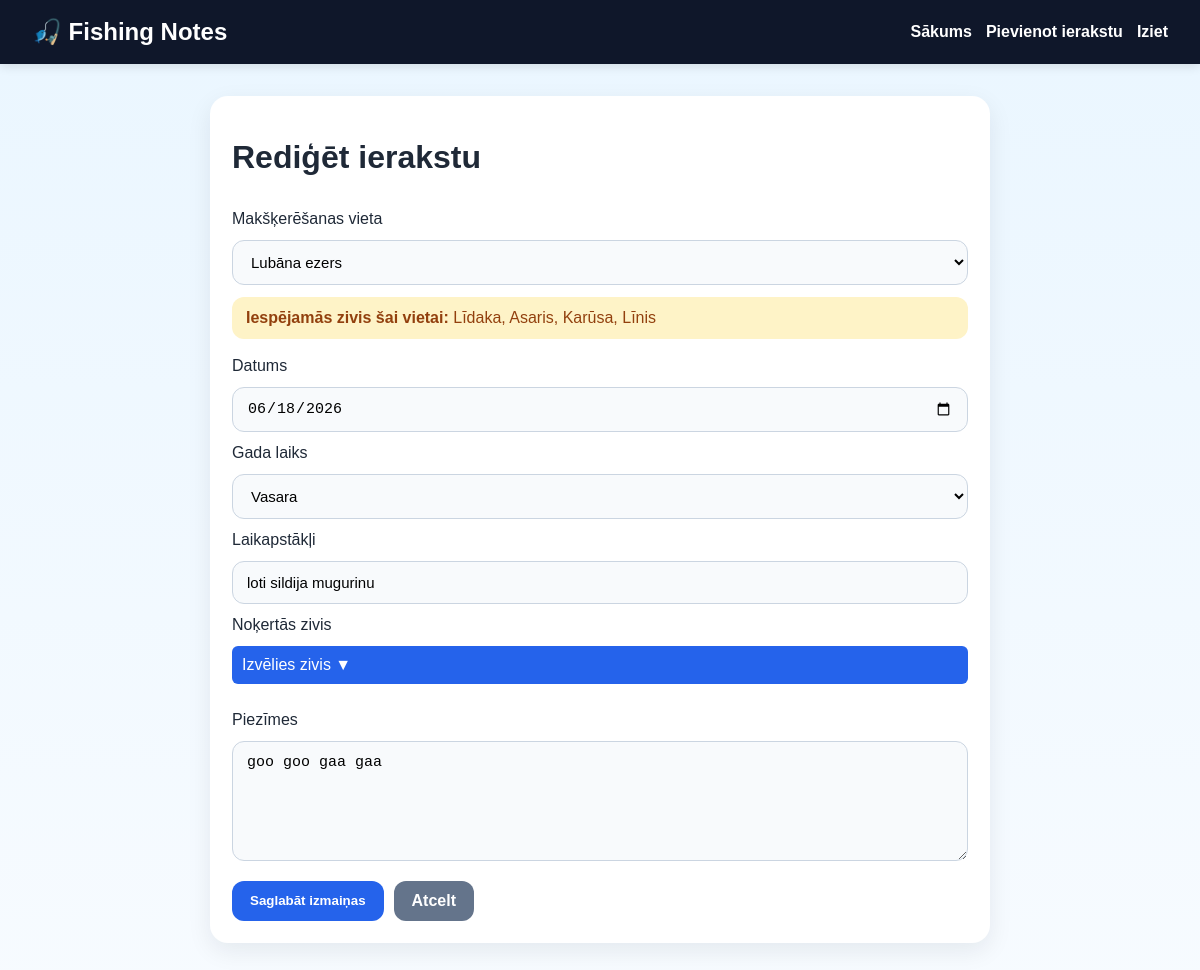
The app's page /edit/1 (signed in) with its own data.
### tables this page shows
CREATE TABLE notes (
        id INTEGER PRIMARY KEY AUTOINCREMENT,
        location TEXT NOT NULL,
        date TEXT NOT NULL,
        season TEXT NOT NULL,
        weather TEXT NOT NULL,
        notes TEXT,
        user_id INTEGER NOT NULL,
        FOREIGN KEY (user_id) REFERENCES users(id)
    );

### app.py (the view, shortened to what this page needs)
@app.route("/edit/<int:note_id>", methods=["GET", "POST"])
def edit_note(note_id):
    if "user_id" not in session:
        return redirect(url_for("login"))
    conn = get_db_connection()
    note = conn.execute(
        "SELECT * FROM notes WHERE id = ? AND user_id = ?",
        (note_id, session["user_id"])
    ).fetchone()
    if not note:
        conn.close()
        return redirect(url_for("dashboard"))
    fish_rows = conn.execute("SELECT * FROM fish ORDER BY name").fetchall()
    selected_rows = conn.execute(
        "SELECT fish_id FROM note_fish WHERE note_id = ?",
        (note_id,)
    ).fetchall()
    selected_ids = [row["fish_id"] for row in selected_rows]
    conn.close()
    return render_template(
        "edit_note.html",
        note=note,
        fish=fish_rows,
        selected_ids=selected_ids,
        locations=OFFICIAL_LOCATIONS,
        suggested_fish=get_possible_fish_by_location(note["location"])
    )

### app.py (called while the page is built)
def get_db_connection():
    conn = sqlite3.connect("fishing.db")  # pieslēgums DB
    conn.row_factory = sqlite3.Row  # kolonnas pēc nosaukuma
    return conn

def get_possible_fish_by_location(location_name):
    fish_map = {
        "Venta": ["Līdaka", "Asaris", "Zandarts", "Sapals", "Vimba", "Sams"],
        "Abava": ["Forele", "Alata", "Asaris", "Līdaka"],
        "Daugava": ["Līdaka", "Zandarts", "Sams", "Asaris", "Plaudis"],
        "Lielupe": ["Līdaka", "Zandarts", "Asaris", "Karūsa"],
        "Usmas ezers": ["Līdaka", "Asaris", "Zandarts", "Līnis"],
        "Engures ezers": ["Līdaka", "Asaris", "Līnis", "Karūsa"],
        "Burtnieku ezers": ["Līdaka", "Asaris", "Zandarts", "Plaudis"],
        "Lubāna ezers": ["Līdaka", "Asaris", "Karūsa", "Līnis"]
    }
    return fish_map.get(location_name, ["Līdaka", "Asaris", "Zandarts"])

### templates/edit_note.html (shortened to what this page needs)
{% extends "base.html" %}
{% block content %}
<div class="form-page">
    <form method="POST" class="card big-form">
        <h1>Rediģēt ierakstu</h1>
        <label>Makšķerēšanas vieta</label>
        <select name="location" required>
            {% for location in locations %}
            <option value="{{ location }}" {% if note.location == location %}selected{% endif %}>{{ location }}</option>
            {% endfor %}
        </select>
        <div class="hint-box">
            <strong>Iespējamās zivis šai vietai:</strong> {{ suggested_fish | join(", ") }}
        </div>
        <label>Datums</label>
        <input name="date" type="date" value="{{ note.date }}" required>
        <label>Gada laiks</label>
        <select name="season" required>
            <option value="Vasara" {% if note.season == "Vasara" %}selected{% endif %}>Vasara</option>
        </select>
        <label>Laikapstākļi</label>
        <input name="weather" value="{{ note.weather }}" required>
        <label>Noķertās zivis</label>
        <div class="dropdown">
            <div class="dropdown-btn" onclick="toggleDropdown()">
                Izvēlies zivis ▼
            </div>
        </div>
        <label>Piezīmes</label>
        <textarea name="notes">{{ note.notes }}</textarea>
        <div class="actions">
            <button type="submit" class="btn">Saglabāt izmaiņas</button>
            <a href="{{ url_for('dashboard') }}" class="btn btn-secondary">Atcelt</a>
        </div>
    </form>
</div>
{% endblock %}

### style.css (style rules this page uses)
* { box-sizing: border-box; }
body { margin: 0; font-family: Arial, sans-serif; background: linear-gradient(180deg, #eaf6ff 0%, #f7fbff 100%); color: #1f2937; }
.card { background: white; border-radius: 18px; padding: 22px; box-shadow: 0 8px 24px rgba(15, 23, 42, 0.08); }
.form-card, .big-form { display: flex; flex-direction: column; gap: 12px; }
input, select, textarea { width: 100%; padding: 12px 14px; border: 1px solid #cbd5e1; border-radius: 12px; font-size: 15px; background: #f8fafc; }
textarea { min-height: 120px; resize: vertical; }
.btn { display: inline-block; background: #2563eb; color: white; padding: 11px 18px; border: none; border-radius: 12px; text-decoration: none; font-weight: 700; cursor: pointer; }
.btn-secondary { background: #64748b; }
.actions { display: flex; flex-wrap: wrap; gap: 10px; margin-top: 8px; }
.form-page { display: flex; justify-content: center; }
.big-form { width: 100%; max-width: 780px; }
.hint-box { background: #fef3c7; color: #92400e; padding: 12px 14px; border-radius: 12px; margin-bottom: 6px; }
.dropdown { position: relative; margin-bottom: 15px; }
.dropdown-btn { padding: 10px; background: #2563eb; color: white; border-radius: 6px; cursor: pointer; }

### records on screen
notes: location "Lubāna ezers", date "06/18/2026", season "Vasara", weather "loti sildija mugurinu", notes "goo goo gaa gaa"

### other values on screen
{{ suggested_fish | join(", ") }} "Līdaka, Asaris, Karūsa, Līnis"
